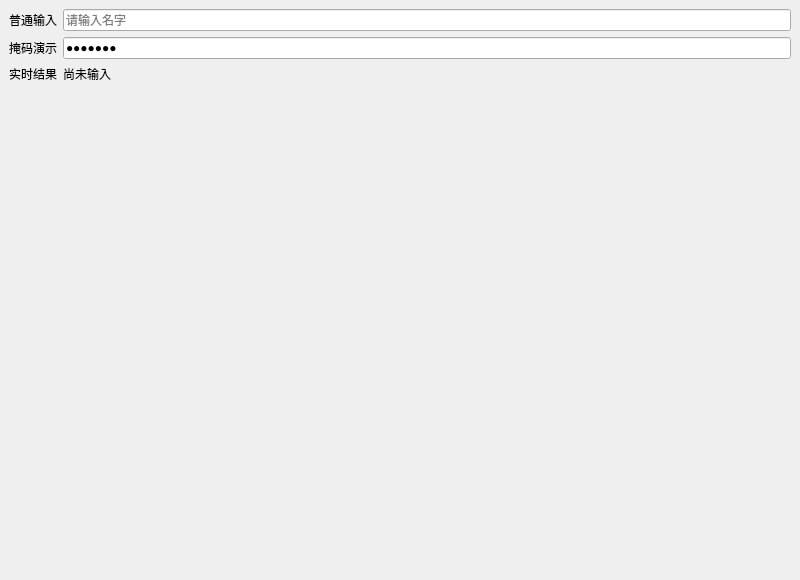
<?xml version="1.0" encoding="UTF-8"?>
<ui version="4.0">
 <class>MainWindow</class>
 <widget class="QMainWindow" name="MainWindow">
  <property name="geometry">
   <rect>
    <x>0</x>
    <y>0</y>
    <width>800</width>
    <height>580</height>
   </rect>
  </property>
  <property name="windowTitle">
   <string>42 QLineEdit 输入与显示模式</string>
  </property>
  <widget class="QWidget" name="centralwidget">
   <layout class="QFormLayout" name="formLayout">
    <item row="0" column="0">
     <widget class="QLabel" name="fieldLabel0">
      <property name="text">
       <string>普通输入</string>
      </property>
     </widget>
    </item>
    <item row="0" column="1">
     <widget class="QLineEdit" name="name">
      <property name="placeholderText">
       <string>请输入名字</string>
      </property>
     </widget>
    </item>
    <item row="1" column="0">
     <widget class="QLabel" name="fieldLabel1">
      <property name="text">
       <string>掩码演示</string>
      </property>
     </widget>
    </item>
    <item row="1" column="1">
     <widget class="QLineEdit" name="passwordEdit">
      <property name="text">
       <string>demo123</string>
      </property>
      <property name="echoMode">
       <enum>QLineEdit::Password</enum>
      </property>
     </widget>
    </item>
    <item row="2" column="0">
     <widget class="QLabel" name="fieldLabel2">
      <property name="text">
       <string>实时结果</string>
      </property>
     </widget>
    </item>
    <item row="2" column="1">
     <widget class="QLabel" name="resultLabel">
      <property name="text">
       <string>尚未输入</string>
      </property>
     </widget>
    </item>
   </layout>
  </widget>
 </widget>
 <resources />
 <connections />
</ui>
